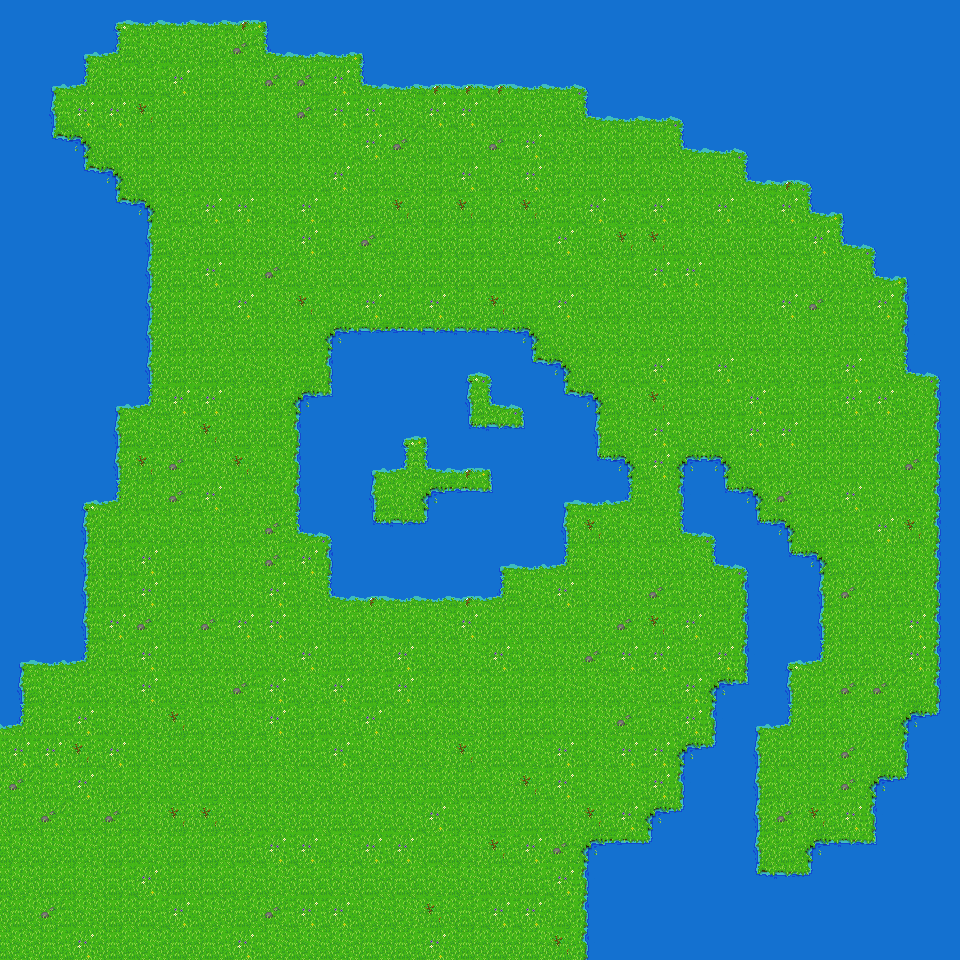

Rendered tile map (Tiled .tmx) drawn with the repository's tilesets; below, a short description and the full map source, tile grids included:
An orthogonal 30x30 tile map with 32x32 px tiles, 1 tile layer (Ground), 2 tilesets.

<map version="1.0" orientation="orthogonal" renderorder="right-down" width="30" height="30" tilewidth="32" tileheight="32" nextobjectid="1">
 <tileset firstgid="1" name="markers" tilewidth="32" tileheight="32" tilecount="5" columns="5">
  <image source="../server/public/images/our-art/tiles/markers.png" width="160" height="32" />
 </tileset>
 <tileset firstgid="6" name="grassAndWater" tilewidth="32" tileheight="32" tilecount="24" columns="6">
  <image source="../server/public/images/our-art/tiles/grassAndWater.png" width="192" height="128" />
  <terraintypes>
   <terrain name="water" tile="23" />
   <terrain name="grass" tile="18" />
  </terraintypes>
  <tile id="0" terrain="1,1,1,0" />
  <tile id="1" terrain="1,1,0,0" />
  <tile id="2" terrain="1,0,0,0" />
  <tile id="3" terrain="0,0,1,1" probability="0.3" />
  <tile id="4" terrain="0,0,1,0" />
  <tile id="5" terrain="1,1,0,1" />
  <tile id="6" terrain="1,0,1,1" />
  <tile id="7" terrain="0,0,1,1" probability="0.7" />
  <tile id="8" terrain="0,0,1,0" />
  <tile id="9" terrain="1,1,0,0" />
  <tile id="10" terrain="0,1,0,0" />
  <tile id="11" terrain="0,1,1,1" />
  <tile id="12" terrain="1,1,1,1" probability="0.05" />
  <tile id="13" terrain="1,1,1,1" probability="0.2" />
  <tile id="14" terrain="1,0,1,0" />
  <tile id="15" terrain="0,1,0,0" />
  <tile id="16" terrain="0,0,0,1" />
  <tile id="17" terrain="0,0,0,1" />
  <tile id="18" terrain="1,1,1,1" probability="0.3" />
  <tile id="19" terrain="1,1,1,1" probability="0.05" />
  <tile id="20" terrain="1,1,1,1" probability="0.3" />
  <tile id="21" terrain="1,0,0,0" />
  <tile id="22" terrain="0,1,0,1" />
  <tile id="23" terrain="0,0,0,0" />
 </tileset>
 <layer name="Ground" width="30" height="30">
  <data encoding="csv">
29,29,29,22,13,13,13,9,10,29,29,29,29,29,29,29,29,29,29,29,29,29,29,29,29,29,29,29,29,29,
29,29,23,17,26,26,24,25,12,13,13,10,29,29,29,29,29,29,29,29,29,29,29,29,29,29,29,29,29,29,
29,23,17,24,24,19,24,26,25,25,19,12,13,9,9,9,13,13,14,29,29,29,29,29,29,29,29,29,29,29,
29,28,19,19,18,24,24,24,26,25,19,19,26,19,19,24,26,24,12,13,13,14,29,29,29,29,29,29,29,29,
29,21,11,24,24,24,24,26,26,26,26,19,25,24,24,25,19,26,24,24,24,12,13,14,29,29,29,29,29,29,
29,29,21,11,24,26,26,24,26,26,19,24,26,24,19,26,19,24,24,24,26,26,26,12,9,14,29,29,29,29,
29,29,29,21,11,24,19,19,26,19,26,24,18,24,18,26,18,24,19,26,19,26,19,26,19,12,10,29,29,29,
29,29,29,29,28,26,24,26,26,19,26,25,26,24,24,26,24,19,24,18,18,26,24,24,24,19,12,14,29,29,
29,29,29,29,28,24,19,26,25,26,24,26,24,24,24,24,26,24,26,24,19,19,26,26,26,26,26,12,10,29,
29,29,29,29,28,24,24,19,26,18,26,19,24,19,24,18,24,19,24,26,24,26,26,26,19,25,24,19,20,29,
29,29,29,29,28,24,26,24,26,26,6,15,7,15,15,15,11,26,26,26,26,24,26,24,26,26,24,24,20,29,
29,29,29,29,28,24,24,26,26,24,20,29,29,29,22,14,21,11,24,24,19,24,19,26,26,24,19,26,12,14,
29,29,29,23,17,19,19,24,24,6,27,29,29,29,28,12,14,21,11,26,18,24,24,19,24,24,19,19,26,20,
29,29,29,28,26,26,18,24,24,20,29,29,22,10,16,15,27,29,28,26,19,26,24,19,19,24,24,26,24,20,
29,29,29,28,18,25,26,18,26,20,29,23,17,12,9,10,29,29,16,11,19,6,11,24,26,24,24,24,25,20,
29,29,22,17,24,25,19,26,24,20,29,28,26,6,7,27,29,23,13,17,26,20,16,11,25,26,19,26,26,20,
29,29,28,24,26,26,26,24,25,12,14,16,15,8,29,29,29,28,18,26,24,12,14,16,11,24,24,19,18,20,
29,29,28,24,19,24,26,26,25,19,20,29,29,29,29,23,13,17,26,26,26,26,12,14,16,11,26,26,26,20,
29,29,28,24,19,24,26,26,19,26,12,9,13,13,9,17,26,19,26,26,25,26,24,20,29,28,25,24,26,20,
29,29,28,19,25,24,25,19,19,26,24,26,24,26,19,24,24,24,26,25,18,19,24,20,29,28,24,24,19,20,
23,13,17,24,19,24,26,26,26,19,24,26,19,26,26,19,26,26,25,19,19,24,19,20,22,17,24,26,19,20,
28,26,24,26,19,26,24,25,19,26,19,24,19,24,26,24,24,26,26,26,24,19,6,27,28,24,25,25,24,20,
17,24,19,26,26,18,26,26,19,24,26,19,24,26,26,24,24,26,26,25,26,19,20,23,17,24,26,24,6,8,
19,19,18,19,26,24,26,24,26,24,19,26,26,26,18,24,26,19,26,19,19,6,8,28,24,24,25,24,20,29,
25,24,19,24,26,26,24,24,26,26,26,24,24,24,24,26,18,19,26,26,19,20,29,28,26,24,25,6,8,29,
24,25,24,25,26,18,18,26,26,24,24,26,26,19,26,24,24,26,18,19,6,8,29,28,25,18,19,20,29,29,
26,26,26,24,26,24,24,24,19,19,26,19,19,24,26,18,19,25,6,7,8,29,29,28,24,6,15,27,29,29,
26,24,26,24,19,24,24,26,26,24,26,24,24,26,26,26,24,19,20,29,29,29,29,21,15,8,29,29,29,29,
24,25,26,24,24,19,26,24,25,19,19,26,26,18,24,19,19,24,20,29,29,29,29,29,29,29,29,29,29,29,
26,24,19,24,26,24,24,19,26,26,26,24,24,19,24,24,24,18,20,29,29,29,29,29,29,29,29,29,29,29
</data>
 </layer>
</map>